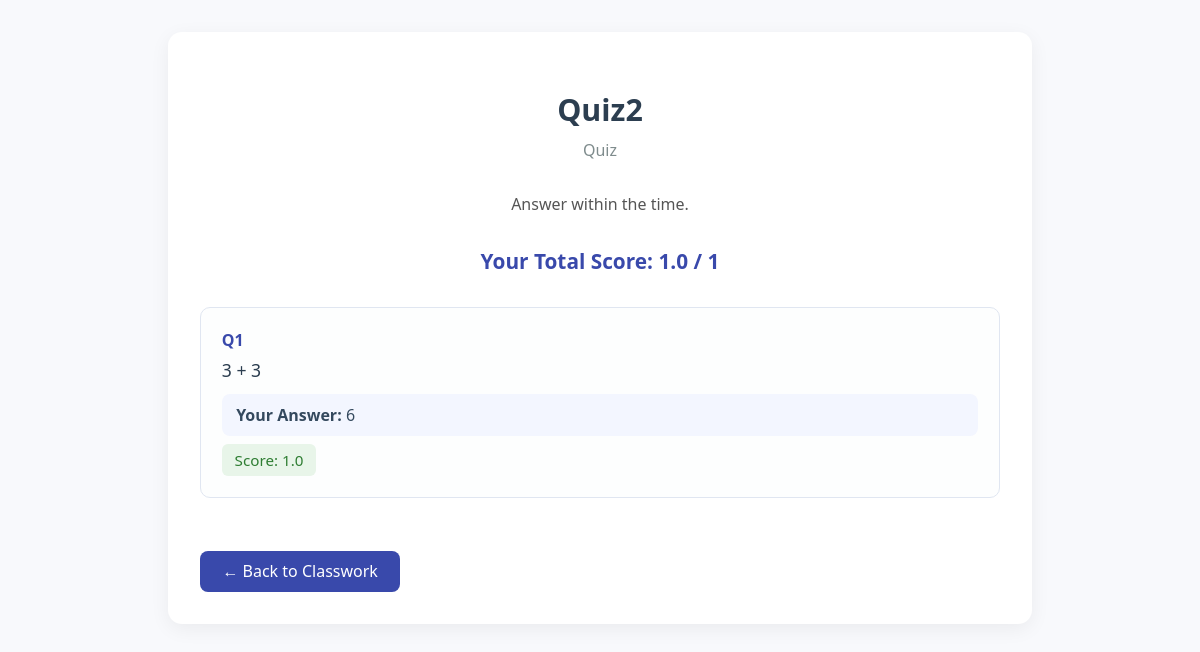
The page /students/quiz/3/19/result/ (signed in) on the database its author committed.
### teachers/models.py (models this page shows, shortened)
class Quiz(models.Model):
    QUIZ_TYPES = [
        ("quiz", "Quiz"),
        ("exam", "Exam"),
    ]
    class_obj = models.ForeignKey(Class, on_delete=models.CASCADE, related_name="quizzes")
    title = models.CharField(max_length=255)
    quiz_type = models.CharField(max_length=10, choices=QUIZ_TYPES, default="quiz")
    description = models.TextField(blank=True, null=True)
    duration = models.PositiveIntegerField(help_text="Duration in minutes",null=True,blank=True)  # teacher sets this
    created_by = models.ForeignKey(
        settings.AUTH_USER_MODEL,
        on_delete=models.CASCADE,
        related_name="created_quizzes"
    )
    created_at = models.DateTimeField(auto_now_add=True)

class Question(models.Model):
    QUESTION_TYPES = [
        ("multiple-choice", "Multiple Choice"),
        ("identification", "Identification"),
        ("essay", "Essay"),
    ]
    quiz = models.ForeignKey(Quiz, on_delete=models.CASCADE, related_name="questions")
    text = models.TextField()
    question_type = models.CharField(max_length=20, choices=QUESTION_TYPES)

class StudentAnswer(models.Model):
    student = models.ForeignKey(
        settings.AUTH_USER_MODEL,
        on_delete=models.CASCADE,
        related_name="quiz_answers"
    )
    quiz = models.ForeignKey(Quiz, null=True, blank=True, on_delete=models.CASCADE, related_name="answers")  # ✅ Add this
    question = models.ForeignKey(Question, on_delete=models.CASCADE, related_name="answers")
    selected_option = models.ForeignKey(
        Option, null=True, blank=True, on_delete=models.SET_NULL
    )
    text_answer = models.TextField(blank=True, null=True)  # for essay/identification
    submitted_at = models.DateTimeField(auto_now_add=True)
    score = models.FloatField(default=0)  # auto-grading result

### students/views.py (the view)
# urls.py: path("quiz/<int:class_id>/<int:quiz_id>/result/", views.quiz_result, name="quiz_result"),
@login_required
def quiz_result(request, class_id, quiz_id):
    quiz = get_object_or_404(Quiz, id=quiz_id, class_obj__id=class_id)
    student = request.user
    answers = StudentAnswer.objects.filter(student=student, quiz=quiz).select_related("question")
    total_score = sum(a.score for a in answers if a.score is not None)
    max_score = quiz.questions.count()  # or sum of max per question if different weights
    return render(request, "students/quiz_result.html", {
        "quiz": quiz,
        "total_score": total_score if answers.exists() else None,
        "max_score": max_score,
    })

### students/templatetags/quiz_extras.py (called while the page is built)
@register.filter
def get_answer(question, student):
    try:
        ans = StudentAnswer.objects.get(question=question, student=student)
        if ans.selected_option:
            return ans.selected_option.text
        elif ans.text_answer:
            return ans.text_answer
        else:
            return None
    except StudentAnswer.DoesNotExist:
        return None

@register.filter
def get_answer_object(question, user):
    return StudentAnswer.objects.filter(question=question, student=user).first()

### students/templates/students/quiz_result.html (shortened to what this page needs)
{% load static %}
{% load quiz_extras %}
<!DOCTYPE html>
<html lang="en">
<head>
</head>
<body>
  <div class="container">
    <h2>{{ quiz.title }}</h2>
    <div class="subtitle">{{ quiz.get_quiz_type_display }}</div>
    <p style="text-align:center; margin-bottom: 2rem; color:#555;">{{ quiz.description|default:"No description available" }}</p>
    {% if total_score is not None %}
      <div class="total-score">
        Your Total Score: {{ total_score }} / {{ max_score }}
      </div>
    {% else %}
      <div class="total-score" style="color:#999;">Not yet graded</div>
    {% endif %}
    {% for question in quiz.questions.all %}
      <div class="quiz-question-card">
        <div class="quiz-question-number">Q{{ forloop.counter }}</div>
        <div class="quiz-question-text">{{ question.text }}</div>
        {% with prev_answer=question|get_answer:request.user %}
          <div class="answer">
            <strong>Your Answer:</strong>
            {% if prev_answer %}
              {{ prev_answer }}
            {% else %}
              <span class="no-answer">No answer</span>
            {% endif %}
          </div>
          {% with ans_obj=question|get_answer_object:request.user %}
            {% if ans_obj and ans_obj.score is not None %}
              <div class="score">Score: {{ ans_obj.score }}</div>
            {% else %}
              <div class="no-score">Not yet graded</div>
            {% endif %}
          {% endwith %}
        {% endwith %}
      </div>
    {% endfor %}
    <a href="{% url 'students:class_detail' id=quiz.class_obj.id %}" class="back-btn">← Back to Classwork</a>
  </div>
</body>
</html>

### students/templates/students/quiz_result.html (style rules this page uses)
body { background: #f8f9fc; font-family: 'Segoe UI', Arial, sans-serif; margin: 0; padding: 0; }
.container { max-width: 800px; margin: 2rem auto; padding: 2rem; background: #fff; border-radius: 14px; box-shadow: 0 5px 20px rgba(0,0,0,0.06); }
h2 { text-align: center; font-size: 1.9rem; color: #2c3e50; margin-bottom: .3em; }
.subtitle { text-align: center; font-size: 1rem; color: #7f8c8d; margin-bottom: 2rem; }
.total-score { text-align: center; font-size: 1.3rem; font-weight: 600; color: #3949ab; margin-bottom: 2rem; }
.quiz-question-card { border: 1.5px solid #e0e6f1; border-radius: 10px; padding: 1.3rem; margin-bottom: 1.3rem; background: #fdfefe; }
.quiz-question-number { font-weight: 600; color: #3949ab; margin-bottom: .4rem; }
.quiz-question-text { font-size: 1.1rem; color: #2c3e50; margin-bottom: .8rem; }
.answer { font-size: 1rem; color: #34495e; background: #f3f6ff; border-radius: 8px; padding: .6rem .9rem; margin-bottom: .5rem; }
.score { font-size: .95rem; color: #2e7d32; background: #e8f5e9; border-radius: 6px; padding: .4rem .8rem; display: inline-block; }
.back-btn { display: inline-block; margin-top: 2rem; background: #3949ab; color: #fff; border-radius: 8px; padding: .6em 1.4em; font-size: 1rem; text-decoration: none; transition: background .2s; }

### rows shown on the page
Quiz: title "Quiz2", quiz_type "Quiz", description "Answer within the time."
Question: text "3 + 3", prev_answer "6"
StudentAnswer: score "1.0"

### other values the page prints
{{ total_score }} "1.0"
{{ max_score }} "1"
